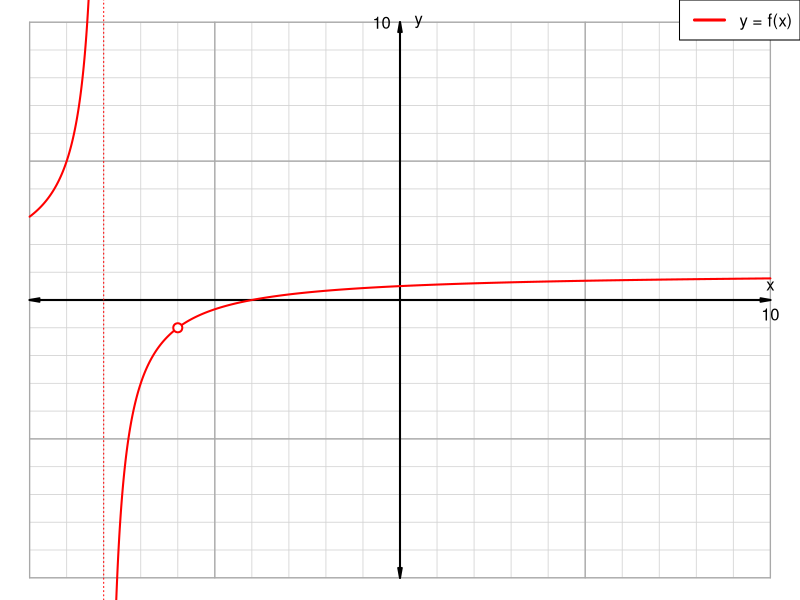

Here is the R script that generated this plot:
## ---- chunk 1
pfix = function(c,d){
    cc = c[c!=0]
    dd = d[c!=0]
    p = paste0("{",cc,"}x^{",dd,"}",collapse="+")
    p = gsub("x^{0}","",p,fixed=T)
    p = gsub("x^{1}","x",p,fixed=T)
    p = gsub("+{-","-{",p,fixed=T)
    p = gsub("+{1}x","+x",p,fixed=T)
    p = gsub("-{1}x","-x",p,fixed=T)
    p = gsub("{-1}x","-x",p,fixed=T)
    p = gsub("{1}x","x",p,fixed=T)
    return(p)
}

while(T){
    xf = sample(1:10,3)*sample(c(-1,1),3,T)
    xi = xf[1]
    xh = xf[2]
    xv = xf[3]
    yh = (xh-xi)/(xh-xv)
    if(yh%%1==0 && abs(yh)>0 && abs(yh)<=10){break}
}

ex1 = paste0("\\frac{",pfix(c(1,-xi-xh,xi*xh),2:0),"}{",pfix(c(1,-xv-xh,xv*xh),2:0),"}",collapse="")
ex1 = gsub("+-","-",ex1,fixed=T)

ratexp = paste0("\\frac{(x-",min(c(xi,xh)),")(x-",max(c(xi,xh)),")}{(x-",min(c(xv,xh)),")(x-",max(c(xv,xh)),")}",collapse="")
ratexp = gsub("--","+",ratexp,fixed=T)

holefac = paste0("x-",xh,collapse="")
holefac = gsub("--","+",holefac,fixed=T)

gx = paste0("\\frac{x-",xi,"}{x-",xv,"}",collapse="")
gx = gsub("--","+",gx,fixed=T)

ach = -10:10
al = paste0("* ",ach,collapse="\n")
sol1 = paste0(1*(ach==xh),collapse="")
sol2 = paste0(1*(ach==yh),collapse="")


## ---- chunk 2
par(mar=c(0,0,0,0))
x = seq(-10,10,0.01)
x = x[x!=xv]
x = x[x!=xh]
y = (x-xi)/(x-xv)

plot(0,0,"n",xlim=c(-10,10),ylim=c(-10,10),axes=F,ann=F)
for(i in -10:10){
    lines(c(-10,10),c(i,i),col="lightgrey",lwd=0.8)
    lines(c(i,i),c(-10,10),col="lightgrey",lwd=0.8)
}
for(i in seq(-10,10,5)){
    lines(c(-10,10),c(i,i),col="darkgrey",lwd=1.3)
    lines(c(i,i),c(-10,10),col="darkgrey",lwd=1.3)
}
arrows(-10,0,10,0,0.1,10,3,lwd=2)
arrows(0,-10,0,10,0.1,10,3,lwd=2)
text(10,-0.5,"10")
text(-0.5,10,"10")
text(10,0.5,"x")
text(0.5,10,"y")


x1 = x[x<xv]
y1 = y[x<xv]
x2 = x[x>xv]
y2 = y[x>xv]

lines(x1,y1,col="red",lwd=2)
lines(x2,y2,col="red",lwd=2)
abline(v=xv,lty=3,col="red")
points(xh,yh,col="red",pch=20,cex=2)
points(xh,yh,col="white",pch=20,cex=1.2)


if(xv>0){
    place = "topleft"
} else {
    place = "topright"
}

legend(place,"y = f(x)",col="red",lwd=3)
